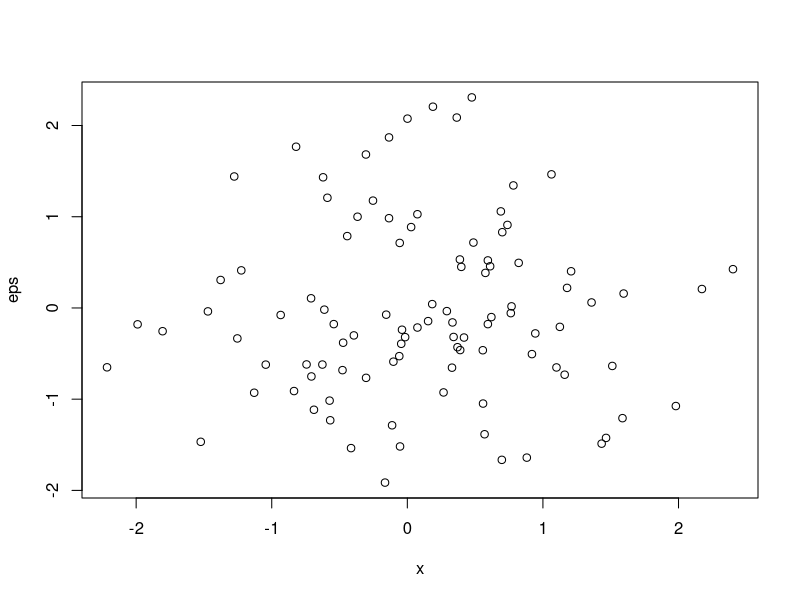

The R script that drew this image: (Note: this script raises an error after producing the figure.)
# a

set.seed(1)
x = rnorm(100)
eps = rnorm(100)

plot(x, eps)

# b
beta0 = 1
beta1 = 2
beta2 = 3
beta3 = 4
y = beta0 + beta1 * X + beta2 * X^2 + beta3 * X^3 + eps

plot(x, y)

# c

library(leaps)
data.full = data.frame(y = y, x = x)
regfit.full = regsubsets(y ~ x + I(x^2) + I(x^3) + I(x^4) + I(x^5) + I(x^6) + I(x^7) + I(x^8) + I(x^9) + I(x^10), data = data.full, nvmax = 10)
reg.summary = summary(regfit.full)
par(mfrow = c(2, 2))
plot(reg.summary$cp, xlab = "Number of variables", ylab = "Cp", type = "l")
points(which.min(reg.summary$cp), reg.summary$cp[which.min(reg.summary$cp)], col = "red", cex = 2, pch = 20)
plot(reg.summary$bic, xlab = "Number of variables", ylab = "BIC", type = "l")
points(which.min(reg.summary$bic), reg.summary$bic[which.min(reg.summary$bic)], col = "red", cex = 2, pch = 20)
plot(reg.summary$adjr2, xlab = "Number of variables", ylab = "Adjusted R^2", type = "l")
points(which.max(reg.summary$adjr2), reg.summary$adjr2[which.max(reg.summary$adjr2)], col = "red", cex = 2, pch = 20)

coef(regfit.full, which.max(reg.summary$adjr2))

# d
regfit.fwd = regsubsets(y ~ x + I(x^2) + I(x^3) + I(x^4) + I(x^5) + I(x^6) + I(x^7) + I(x^8) + I(x^9) + I(x^10), data = data.full, nvmax = 10, method = "forward")
reg.summary.fwd = summary(regfit.fwd)
par(mfrow = c(2, 2))
plot(reg.summary.fwd$cp, xlab = "Number of variables", ylab = "Cp", type = "l")
points(which.min(reg.summary.fwd$cp), reg.summary.fwd$cp[which.min(reg.summary.fwd$cp)], col = "red", cex = 2, pch = 20)
plot(reg.summary.fwd$bic, xlab = "Number of variables", ylab = "BIC", type = "l")
points(which.min(reg.summary.fwd$bic), reg.summary.fwd$bic[which.min(reg.summary.fwd$bic)], col = "red", cex = 2, pch = 20)
plot(reg.summary.fwd$adjr2, xlab = "Number of variables", ylab = "Adjusted R^2", type = "l")
points(which.max(reg.summary.fwd$adjr2), reg.summary.fwd$adjr2[which.max(reg.summary.fwd$adjr2)], col = "red", cex = 2, pch = 20)

coef(regfit.full, which.max(reg.summary$adjr2))

regfit.bwd = regsubsets(y ~ x + I(x^2) + I(x^3) + I(x^4) + I(x^5) + I(x^6) + I(x^7) + I(x^8) + I(x^9) + I(x^10), data = data.full, nvmax = 10, method = "backward")
reg.summary.bwd = summary(regfit.bwd)
par(mfrow = c(2, 2))
plot(reg.summary.bwd$cp, xlab = "Number of variables", ylab = "Cp", type = "l")
points(which.min(reg.summary.bwd$cp), reg.summary.bwd$cp[which.min(reg.summary.bwd$cp)], col = "red", cex = 2, pch = 20)
plot(reg.summary.bwd$bic, xlab = "Number of variables", ylab = "BIC", type = "l")
points(which.min(reg.summary.bwd$bic), reg.summary.bwd$bic[which.min(reg.summary.bwd$bic)], col = "red", cex = 2, pch = 20)
plot(reg.summary.bwd$adjr2, xlab = "Number of variables", ylab = "Adjusted R^2", type = "l")
points(which.max(reg.summary.bwd$adjr2), reg.summary.bwd$adjr2[which.max(reg.summary.bwd$adjr2)], col = "red", cex = 2, pch = 20)

coef(regfit.bwd, which.max(reg.summary.bwd$adjr2))

# e
library(glmnet)

xmat = model.matrix(y ~ x + I(x^2) + I(x^3) + I(x^4) + I(x^5) + I(x^6) + I(x^7) + I(x^8) + I(x^9) + I(x^10), data = data.full)[, -1]
cv.lasso = cv.glmnet(xmat, y, alpha = 1)
plot(cv.lasso)

bestlam = cv.lasso$lambda.min
bestlam

bestmodel = glmnet(xmat, y, alpha = 1)
predict(bestmodel, s = bestlam, type = "coefficients")

# f

beta7 = 7
Y = beta0 + beta7 * x^7 + eps
data.full = data.frame(y = y, x = x)
regfit.full = regsubsets(y ~ x + I(x^2) + I(x^3) + I(x^4) + I(x^5) + I(x^6) + I(x^7) + I(x^8) + I(x^9) + I(x^10), data = data.full, nvmax = 10)
reg.summary = summary(regfit.full)
par(mfrow = c(2, 2))
plot(reg.summary$cp, xlab = "Number of variables", ylab = "Cp", type = "l")
points(which.min(reg.summary$cp), reg.summary$cp[which.min(reg.summary$cp)], col = "red", cex = 2, pch = 20)
plot(reg.summary$bic, xlab = "Number of variables", ylab = "BIC", type = "l")
points(which.min(reg.summary$bic), reg.summary$bic[which.min(reg.summary$bic)], col = "red", cex = 2, pch = 20)
plot(reg.summary$adjr2, xlab = "Number of variables", ylab = "Adjusted R^2", type = "l")
points(which.max(reg.summary$adjr2), reg.summary$adjr2[which.max(reg.summary$adjr2)], col = "red", cex = 2, pch = 20)

coef(regfit.full, 4)

coef(regfit.full, 3)

xmat = model.matrix(y ~ x + I(x^2) + I(x^3) + I(x^4) + I(x^5) + I(x^6) + I(x^7) + I(x^8) + I(x^9) + I(x^10), data = data.full)[, -1]
cv.lasso = cv.glmnet(xmat, y, alpha = 1)
bestlam = cv.lasso$lambda.min
bestlam

best.model = glmnet(xmat, Y, alpha = 1)
predict(best.model, s = bestlam, type = "coefficients")
